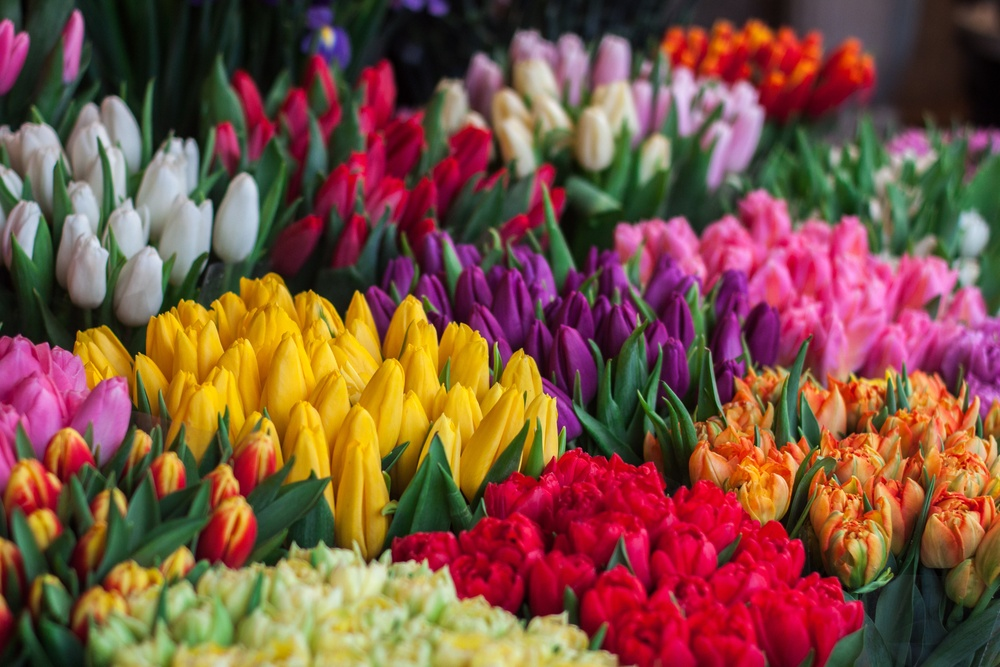
#> input picture 180836_A2/Assignment2/im1_1.jpg, 1000 x 667 px, shrunk from 4752 x 3168 before the run, found by its file name
$ jupyter execute 180836_A2_Question1.ipynb
#> lines starting #> are read from the running program, lines starting #| are printed output that depends on the picture
#> further down, im1 is the input picture: shape (667, 1000, 3); mean B, G, R 64.8, 81.6, 125.5
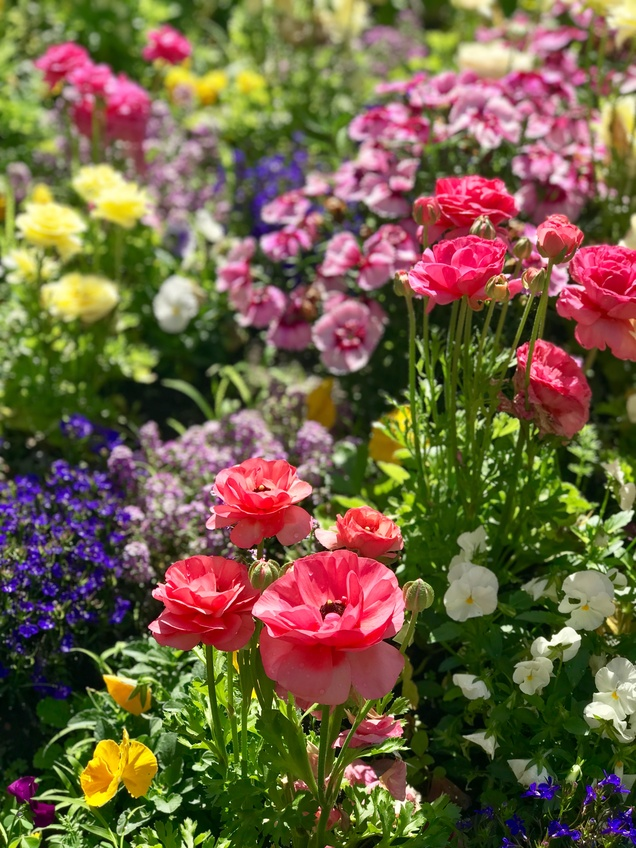
#> input picture 180836_A2/Assignment2/im1_2.jpg, 636 x 848 px, shrunk from 3024 x 4032 before the run, found by its file name
#> further down, im2 is the input picture: shape (848, 636, 3); mean B, G, R 66.5, 95.7, 113.2
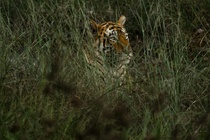
#> input picture 180836_A2/Assignment2/im1_3.jpg, 210 x 140 px, shrunk from 1000 x 667 before the run, found by its file name
#> further down, im3 is the input picture: shape (140, 210, 3); mean B, G, R 30.9, 53, 51.7
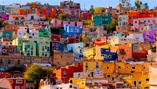
#> input picture 180836_A2/Assignment2/im1_4.jpg, 157 x 89 px, shrunk from 748 x 421 before the run, found by its file name
#> further down, im4 is the input picture: shape (89, 157, 3); mean B, G, R 85.9, 97.6, 133.8
[cell 1]
# Copyright 2021 IITK EE604A Image Processing. All Rights Reserved.
#
# Licensed under the MIT License. Use and/or modification of this code outside of EE604 must reference:
#
# © IITK EE604A Image Processing
#
# Author: Dheeraj Bharti, Chiranjeev Prachand and Prof T. Sandhan, Department of Electrical Engineering, IIT Kanpur

Q1. Colour processing

In this question, first we will change image from RGB colour space to Gray and HSV colour space. then in the second part we have to write a program which will delete a particular colour from a coloured image and the reverse problem, in which it will delete all colours but one from a coloured image.

Some references:

1) https://docs.opencv.org/4.5.1/df/d9d/tutorial_py_colorspaces.html

2) https://docs.opencv.org/4.5.1/de/d25/imgproc_color_conversions.html

3) https://en.wikipedia.org/wiki/HSL_and_HSV#Color_conversion_formulae

[cell 2]
import cv2
import numpy as np
import matplotlib.pyplot as plt

[cell 3]
def bgr2gray(img):
  '''
  Write a program which takes an 3 channel uint8 np array of color image and
  convertes it to a single channel uint8 np array of gray image.

  Input:
  - img - 3 Channel uint8 np array in order bgr

  Output:
  - gray_img - single channel uint8 np array gray image.

  Allowed modules:
  - Numpy, Math(if needed)
  - you are not allowed to use any cv functions or direct implementations.

  '''

  #############################
  # Start your code from here #
  #############################

  gray_img = 0.299*img[:,:,2] + 0.587*img[:,:,1] + 0.114*img[:,:,0]

  #############################
  # End your code here ########
  #############################

  return gray_img

[cell 4]
def bgr2hsv(img):
  '''
  Write a program which takes an 3 channel uint8 np array of image in BGR space
  and convertes it to a 3 channel uint8 np array of image in HSV space.

  Input:
  - img - 3 Channel uint8 np array in order bgr

  Output:
  - out_img - 3 channel uint8 np array image in HSV order.

  Allowed modules:
  - Numpy, Math(if needed)
  - you are not allowed to use any cv functions or direct implementations.

  '''

  #############################
  # Start your code from here #
  #############################


  out_imgx = cv2.cvtColor(img, cv2.COLOR_BGR2HSV)
#> out_imgx: shape (848, 636, 3); mean H, S, V 70.3, 151.4, 125.4
  img = img/255
  out_img = np.empty((img.shape))
  out_img[:,:,2] = np.max(img, axis=2)
#> out_img: shape (848, 636, 3) float64; 0.01% of the values are NaN or infinite; the others: min -1.8e+308, max 1.72e+308, mean nan
  tmp_mat = out_img[:,:,2]-np.min(img, axis=2)
  out_img[:,:,1] = np.where(out_img[:,:,2] == 0, 0, np.true_divide(tmp_mat, out_img[:,:,2]))
  opb = np.where(out_img[:,:,2] == img[:,:,2], 60*np.true_divide((img[:,:,1]-img[:,:,0]),tmp_mat), np.zeros((img.shape[0], img.shape[1])))
  opg = np.where(out_img[:,:,2] == img[:,:,1], 120 + 60*np.true_divide((img[:,:,0]-img[:,:,2]),tmp_mat), np.zeros((img.shape[0], img.shape[1])))
  opr = np.where(out_img[:,:,2] == img[:,:,0], 240 + 60*np.true_divide((img[:,:,2]-img[:,:,1]),tmp_mat), np.zeros((img.shape[0], img.shape[1])))
  out_img[:,:,0] = (opb+opg+opr).astype(np.uint8)
  out_img[:,:,0] = (out_img[:,:,0]+360)%360
  out_img[:,:,0] /= 2
  out_img[:,:,1] *= 255
  out_img[:,:,2] *= 255
  out_img = out_img.astype(np.uint8)

  #############################
  # End your code here ########
  #############################

  return out_img

[cell 5]
def filter_color(img, color):
  '''
  Write a program takes a coloured image and returns a colored image filtering a
  specific colour from it. The ouput image will not cosists of that one colour,
  but other colours are not affected.
  For example, if the image is of rainbow and we choose to filter orange colour
  then the output image will consists of all colours except orange, the pixels
  containing the orange colors are converted to gray.

  Inputs:
  - img     - 3 channel uint8 np array containg an image in bgr format
  - color   - the 3x1 array containg the bgr values of colour which is to be
              filtered from image

  Output:
  - out_img - 3 channel uint8 np array containg colour filtered image in RGB format

  Allowed modules:
  - Numpy, cv, math(if required).
  - You are not allowed to use any direct implimentations.

  Hint:
  - Use HSV colour space to find the pixels containing that colour

  '''
  #############################
  # Start your code from here #
  #############################

  out_img = np.copy(img)
  hsv_img = bgr2hsv(img)
#> in bgr2hsv (call 2), `out_imgx = cv2.cvtColor(img, cv2.COLOR_BGR2HSV)`: out_imgx: shape (140, 210, 3); mean H, S, V 32, 120.9, 54.4
#> in bgr2hsv (call 2), `opg = np.where(out_img[:,:,2] == img[:,:,1], 120 + 60*np.true_divide((..`:
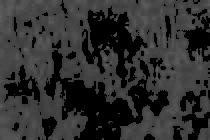
#> opg: shape (140, 210) float64; min 0, max 120, mean 46.9
#> in bgr2hsv (call 2), `opr = np.where(out_img[:,:,2] == img[:,:,0], 240 + 60*np.true_divide((..`: opr: shape (140, 210) float64; every value is 0

  color_gray = int(0.299*color[2] + 0.587*color[1] + 0.114*color[0])
  col_cp = np.copy(color)
  col_cp = col_cp.astype(float) / 255
  color_hsv = np.empty(3)
  color_hsv[2] = np.max(col_cp)
  color_hsv[1] = 0 if color_hsv[2] == 0 else (color_hsv[2]-np.min(col_cp))/color_hsv[2]
  if color_hsv[2] == col_cp[0]:
    color_hsv[0] = 240 + 60*(col_cp[2]-col_cp[1])/(color_hsv[2]-np.min(col_cp))
  elif color_hsv[2] == col_cp[1]:
    color_hsv[0] = 120 + 60*(col_cp[0]-col_cp[2])/(color_hsv[2]-np.min(col_cp))
  else:
    color_hsv[0] = 60*(col_cp[1]-col_cp[0])/(color_hsv[2]-np.min(col_cp))
  color_hsv[0] = ((color_hsv[0]+360)%360)//2
  color_hsv[1] *= 255
  color_hsv[2] *= 255
  color_hsv = color_hsv.astype(np.uint8)

  H_ch = hsv_img[:,:,0]
  S_ch = hsv_img[:,:,1]
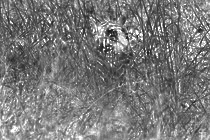
#> S_ch: shape (140, 210); min 21, max 255, mean 120.4
  V_ch = hsv_img[:,:,2]
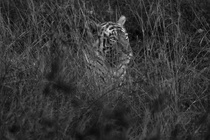
#> V_ch: shape (140, 210); min 2, max 213, mean 54.4

  for i in range(img.shape[0]):
    for j in range(img.shape[1]):
      if H_ch[i,j] >= color_hsv[0]-9 and H_ch[i,j] <= color_hsv[0]+1 and S_ch[i,j] >= 50 and V_ch[i,j] >= 50 :
        out_img[i,j] = color_gray

  out_img = out_img[:,:,[2,1,0]]

  #############################
  # End your code here ########
  #############################

  return out_img

[cell 6]
def color_pop(img, color):
  '''
  Write a program which pops a particular colour in a coloured image. This problem
  is inverse to the previous one. Here all the colours are converted to gray
  except the color given.

  Inputs:
  - img     - 3 channel uint8 np array containg an image in bgr format
  - color   - the 3x1 array containg the bgr values of colour which is to be
              popped in image

  Output:
  - out_img - 3 channel uint8 np array containg colour popped image in RGB format

  Allowed modules:
  - Numpy, cv, math(if required).
  - You are not allowed to use any direct implimentations.

  Hint:
  - Use HSV colour space to find the pixels containing that colour

  '''
  #############################
  # Start your code from here #
  #############################

  out_img = np.copy(img)
  hsv_img = bgr2hsv(img)
#> in bgr2hsv (call 3), `out_imgx = cv2.cvtColor(img, cv2.COLOR_BGR2HSV)`: out_imgx: shape (89, 157, 3); mean H, S, V 62.4, 129.7, 144.6
#> in bgr2hsv (call 3), `out_img[:,:,2] = np.max(img, axis=2)`: out_img: shape (89, 157, 3) float64; 0.01% of the values are NaN or infinite; the others: min -9.55e+307, max 1.79e+308, mean nan
#> in bgr2hsv (call 3), `tmp_mat = out_img[:,:,2]-np.min(img, axis=2)`:
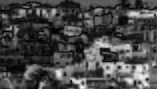
#> tmp_mat: shape (89, 157) float64; min 0, max 0.98, mean 0.282
#> in bgr2hsv (call 3), `out_img[:,:,1] = np.where(out_img[:,:,2] == 0, 0, np.true_divide(tmp_m..`: out_img: shape (89, 157, 3) float64; 0.01% of the values are NaN or infinite; the others: min -9.55e+307, max 1.79e+308, mean -inf
#> in bgr2hsv (call 3), `opb = np.where(out_img[:,:,2] == img[:,:,2], 60*np.true_divide((img[:,..`:
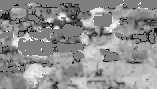
#> opb: shape (89, 157) float64; 0.04% of the values are NaN or infinite; the others: min -60, max 60, mean 7.79; drawn with min black, max white, NaN and infinite black
#> in bgr2hsv (call 3), `opr = np.where(out_img[:,:,2] == img[:,:,0], 240 + 60*np.true_divide((..`:
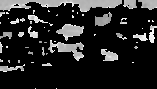
#> opr: shape (89, 157) float64; 0.04% of the values are NaN or infinite; the others: min 0, max 300, mean 44.56; drawn with min black, max white, NaN and infinite black
#> in bgr2hsv (call 3), `out_img[:,:,2] *= 255`:
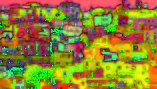
#> out_img: shape (89, 157, 3) float64; mean B, G, R 47.4, 129.7, 144.6

  color_gray = int(0.299*color[2] + 0.587*color[1] + 0.114*color[0])
  col_cp = np.copy(color)
  col_cp = col_cp.astype(float) / 255
  color_hsv = np.empty(3)
  color_hsv[2] = np.max(col_cp)
  color_hsv[1] = 0 if color_hsv[2] == 0 else (color_hsv[2]-np.min(col_cp))/color_hsv[2]
  if color_hsv[2] == col_cp[0]:
    color_hsv[0] = 240 + 60*(col_cp[2]-col_cp[1])/(color_hsv[2]-np.min(col_cp))
  elif color_hsv[2] == col_cp[1]:
    color_hsv[0] = 120 + 60*(col_cp[0]-col_cp[2])/(color_hsv[2]-np.min(col_cp))
  else:
    color_hsv[0] = 60*(col_cp[1]-col_cp[0])/(color_hsv[2]-np.min(col_cp))
  color_hsv[0] = ((color_hsv[0]+360)%360)//2
  color_hsv[1] *= 255
  color_hsv[2] *= 255
  color_hsv = color_hsv.astype(np.uint8)

  H_ch = hsv_img[:,:,0]
  S_ch = hsv_img[:,:,1]
  V_ch = hsv_img[:,:,2]

  out_img[:,:,:] = color_gray

  for i in range(img.shape[0]):
    for j in range(img.shape[1]):
      if H_ch[i,j] >= color_hsv[0]-15 and H_ch[i,j] <= color_hsv[0]+15 and S_ch[i,j] >= 50 and V_ch[i,j] >= 20:
        out_img[i,j] = img[i,j]

  out_img = out_img[:,:,[2,1,0]]

  #############################
  # End your code here ########
  #############################

  return out_img

[cell 7]
im1 = cv2.imread("im1_1.jpg")
im2 = cv2.imread("im1_2.jpg")
im3 = cv2.imread("im1_3.jpg")
im4 = cv2.imread("im1_4.jpg")

im1_gray = bgr2gray(im1)
im2_hsv = bgr2hsv(im2)
im3_filtered = filter_color(im3, [0, 165, 255])
im4_pop = color_pop(im4, [0, 255, 0])

im1 = cv2.cvtColor(im1, cv2.COLOR_BGR2RGB)
im2 = cv2.cvtColor(im2, cv2.COLOR_BGR2RGB)
im3 = cv2.cvtColor(im3, cv2.COLOR_BGR2RGB)
im4 = cv2.cvtColor(im4, cv2.COLOR_BGR2RGB)

plt.subplot(4, 2, 1)
plt.imshow(im1)
plt.subplot(4, 2, 2)
plt.imshow(im1_gray, cmap='gray')
plt.subplot(4, 2, 3)
plt.imshow(im2)
plt.subplot(4, 2, 4)
plt.imshow(im2_hsv, cmap='hsv')
plt.subplot(4, 2, 5)
plt.imshow(im3)
plt.subplot(4, 2, 6)
plt.imshow(im3_filtered)
plt.subplot(4, 2, 7)
plt.imshow(im4)
plt.subplot(4, 2, 8)
plt.imshow(im4_pop)
plt.show()
